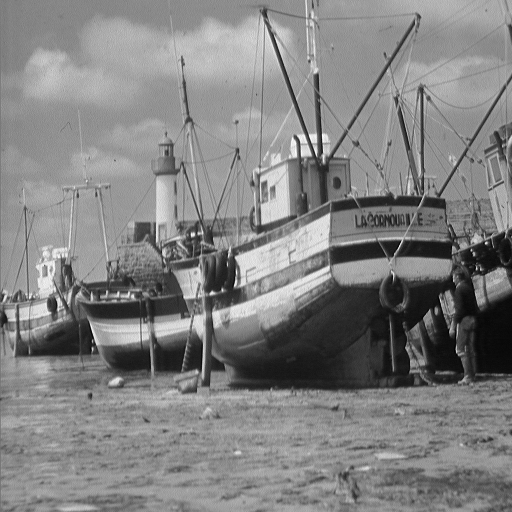
#> input picture samples/boat.tiff, 512 x 512 px
$ python task04_nonlinear_spatial_filtering.py
#> lines starting #> are read from the running program, lines starting #| are printed output that depends on the picture
from typing import Tuple

import cv2
import numpy as np
from matplotlib import pyplot as plt


def median_filter(image: np.ndarray, filter_size: Tuple[int, int]) -> np.ndarray:
    """Returns an image after applying the median filter of the given size."""
    img_sz_x, img_sz_y = image.shape
    out_sz_x = img_sz_x - filter_size[0] + 1  # Why?
    out_sz_y = img_sz_y - filter_size[1] + 1  # Why?
    out = np.zeros(shape=(out_sz_x, out_sz_y), dtype=image.dtype)
    for i in range(out_sz_x):
        for j in range(out_sz_y):
            # YOUR CODE HERE: see `np.median(...)`
            out[i, j] = np.median(image[i: i + filter_size[0], j : j + filter_size[1]])
    return out


def max_pooling(image: np.ndarray, pool_size: Tuple[int, int]) -> np.ndarray:
    """Returns an image after applying the max pooling of the given size."""
    img_sz_x, img_sz_y = image.shape
    out_sz_x = img_sz_x//pool_size[0]   # Why?
    out_sz_y = img_sz_y//pool_size[1]   # Why?
    out = np.zeros(shape=(out_sz_x, out_sz_y), dtype=image.dtype)
    for i in range(out_sz_x):
        for j in range(out_sz_y):
            # YOUR CODE HERE: see `np.max(...)`
            out[i, j] = np.max(image[i * pool_size[0]: (i + 1) * pool_size[0], j * pool_size[1] : (j + 1) * pool_size[1]])
    return out


if __name__ == '__main__':
    # Show effect on subset of boat image.
    img = cv2.imread('../samples/boat.tiff', cv2.IMREAD_GRAYSCALE)  # Read the image.
#> img is the input picture: shape (512, 512); min 0, max 255, mean 129.7
    img = img.astype('float32')     # Convert to float32 to avoid overflow and rounding errors
    img = img[150:200, 150:200]     # Select a small window
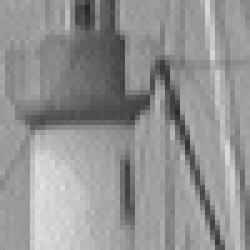
#> img: shape (50, 50) float32 (shown 5 times larger); min 38, max 226, mean 146.8

    results = {
        'median': median_filter(img, (5, 5)),
        'max_pooling': max_pooling(img, (5, 5)),

    }
#> after the loop in median_filter, `for i in range(out_sz_x):`:
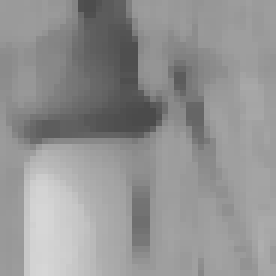
#> out: shape (46, 46) float32 (shown 6 times larger); min 75, max 214, mean 147.3
#> in max_pooling, `img_sz_x, img_sz_y = image.shape`: img_sz_x = 50
#> in max_pooling, `out_sz_x = img_sz_x//pool_size[0]`: out_sz_x = 10
    results = {k: v for k, v in results.items() if v is not None}  # Remove None values.
#> results = 2 items

    # Visualize images
    fig, axs = plt.subplots(1, 2)
    # Remove default axis
    for ax in axs.flatten():
        ax.axis('off')
    # Show one image per subplot
    for ax, (title, img) in zip(axs.flatten(), results.items()):
        ax.set_title(title)
        ax.imshow(img, cmap='gray')
#> this loop made 2 passes
#> title on passes 1 to 2: 'median', 'max_pooling'
    # Display figure
    plt.show()
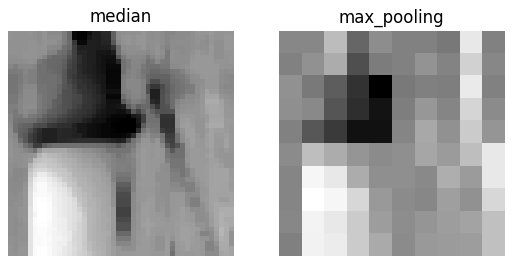
#> figure drawn by matplotlib, 2 panels

$ run again, with samples/mandril.tiff copied over samples/boat.tiff
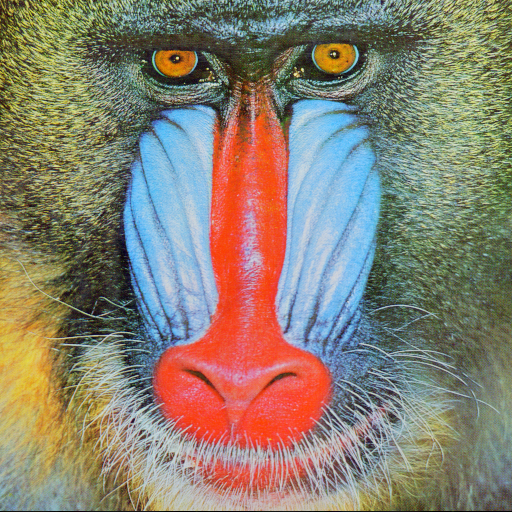
#> input picture samples/mandril.tiff, 512 x 512 px
#> `img = img[150:200, 150:200]`:
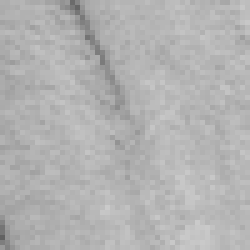
#> img: shape (50, 50) float32 (shown 5 times larger); min 98, max 202, mean 178.6
#> in max_pooling, `img_sz_x, img_sz_y = image.shape`: img_sz_x = 50
#> in max_pooling, `out_sz_x = img_sz_x//pool_size[0]`: out_sz_x = 10
#> results = 2 items
#> the loop `for ax, (title, img) in zip(axs.flatten(), results.items()):` made 2 passes
#> title on passes 1 to 2: 'median', 'max_pooling'
#> `plt.show()`:
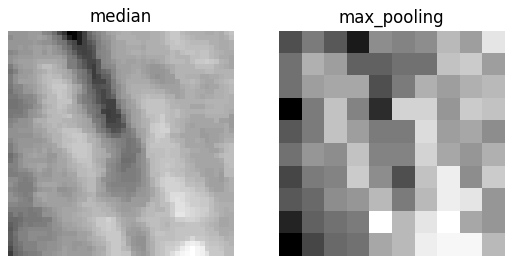
#> figure drawn by matplotlib, 2 panels

$ run again, with samples/peppers.tiff copied over samples/boat.tiff
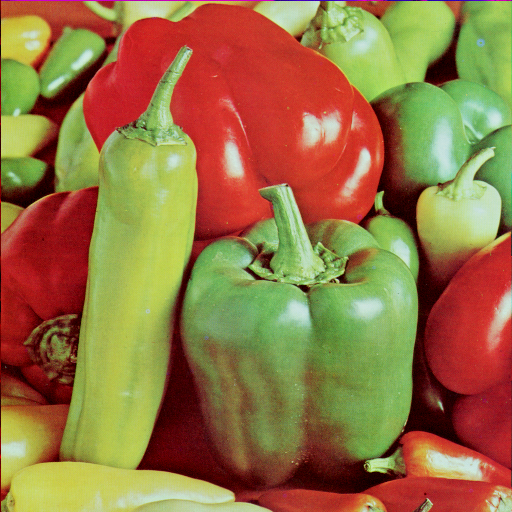
#> input picture samples/peppers.tiff, 512 x 512 px
#> after the loop in median_filter, `for i in range(out_sz_x):`:
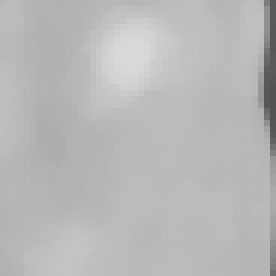
#> out: shape (46, 46) float32 (shown 6 times larger); min 83, max 218, mean 183.9
#> in max_pooling, `img_sz_x, img_sz_y = image.shape`: img_sz_x = 50
#> in max_pooling, `out_sz_x = img_sz_x//pool_size[0]`: out_sz_x = 10
#> results = 2 items
#> the loop `for ax, (title, img) in zip(axs.flatten(), results.items()):` made 2 passes
#> title on passes 1 to 2: 'median', 'max_pooling'
#> `plt.show()`:
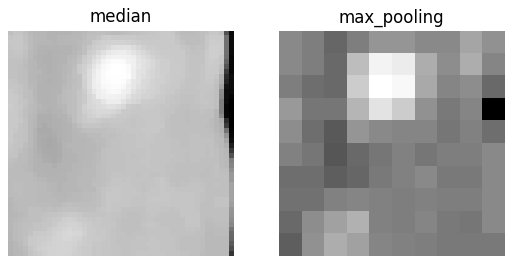
#> figure drawn by matplotlib, 2 panels
